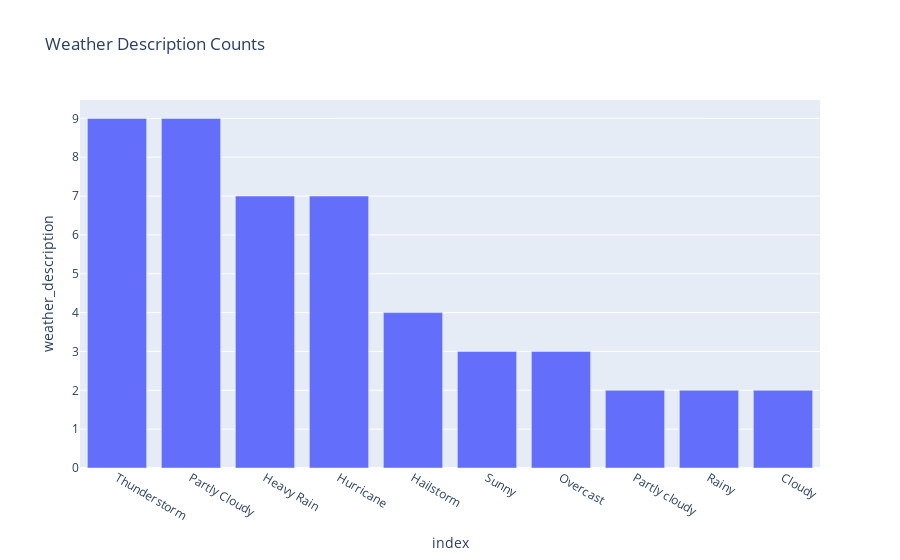

Notebook source saved alongside this figure:
### Code cell
# Visualize weather description counts
fig = px.bar(df['weather_description'].value_counts().reset_index(), x='index', y='weather_description', title='Weather Description Counts')
fig.show()

### Figure 1 — Plotly figure (JSON) as saved in the notebook; plotly's stock layout.template omitted (floating-point values rounded to 4 significant figures)
{"data": [{"alignmentgroup": "True", "hovertemplate": "index=%{x}<br>weather_description=%{y}<extra></extra>", "legendgroup": "", "marker": {"color": "#636efa", "pattern": {"shape": ""}}, "name": "", "offsetgroup": "", "orientation": "v", "showlegend": false, "textposition": "auto", "type": "bar", "x": ["Thunderstorm", "Partly Cloudy", "Heavy Rain", "Hurricane", "Hailstorm", "Sunny", "Overcast", "Partly cloudy", "Rainy", "Cloudy"], "xaxis": "x", "y": [9, 9, 7, 7, 4, 3, 3, 2, 2, 2], "yaxis": "y"}], "layout": {"barmode": "relative", "legend": {"tracegroupgap": 0}, "title": {"text": "Weather Description Counts"}, "xaxis": {"anchor": "y", "domain": [0, 1], "title": {"text": "index"}}, "yaxis": {"anchor": "x", "domain": [0, 1], "title": {"text": "weather_description"}}}}
